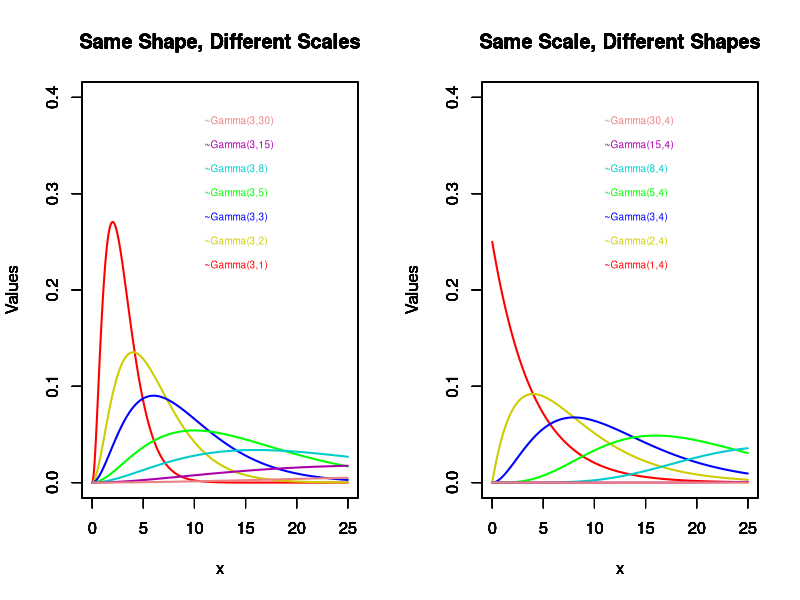

Reproduce this figure in R.
#3.c
pgamma(3.1, shape=3, scale=4)

#3.d
colors <- c('red', '#CCCC00', 'blue', 'green', '#00CCCC', '#AA00AA', '#EB8282');
params <- c(1, 2, 3, 5, 8, 15, 30)
x <- seq(0, 25, by = 0.01)
layout(matrix(c(1,2), 1, 2, byrow = TRUE))
for(i in 1:length(params)) {
  plot(
    x, 
    xlim=c(0,25),
    ylim=c(0, 0.4),
    dgamma(x, shape=3, scale=params[i]),
    type="l",
    col=colors[i],
    main="Same Shape, Different Scales", 
    xlab = "x", 
    ylab = "Values",
    lwd = 2
  )
  text(10, 0.2 + i * 0.025, paste(c("~Gamma(3,",params[i],")"), collapse = ""), cex=0.6, pos=4, col=colors[i])
  par(new = (i != length(params)))
}

for(i in 1:length(params)) {
  plot(
    x, 
    xlim=c(0,25),
    ylim=c(0, 0.4),
    dgamma(x, shape=params[i], scale=4),
    type="l",
    col=colors[i],
    main="Same Scale, Different Shapes", 
    xlab = "x", 
    ylab = "Values",
    lwd = 2
  )
  text(10, 0.2 + i * 0.025, paste(c("~Gamma(",params[i],",4)"), collapse = ""), cex=0.6, pos=4, col=colors[i])
  par(new = (i != length(params)))
}

